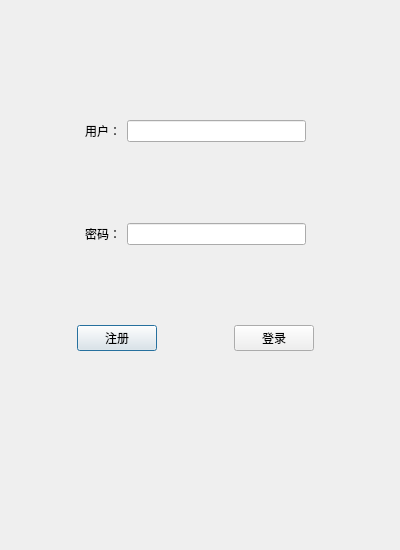
<?xml version="1.0" encoding="UTF-8"?>
<ui version="4.0">
 <class>Login</class>
 <widget class="QDialog" name="Login">
  <property name="geometry">
   <rect>
    <x>0</x>
    <y>0</y>
    <width>400</width>
    <height>550</height>
   </rect>
  </property>
  <property name="minimumSize">
   <size>
    <width>400</width>
    <height>550</height>
   </size>
  </property>
  <property name="windowTitle">
   <string>Login</string>
  </property>
  <widget class="QWidget" name="">
   <property name="geometry">
    <rect>
     <x>0</x>
     <y>40</y>
     <width>391</width>
     <height>391</height>
    </rect>
   </property>
   <layout class="QVBoxLayout" name="verticalLayout">
    <property name="leftMargin">
     <number>5</number>
    </property>
    <property name="topMargin">
     <number>5</number>
    </property>
    <property name="rightMargin">
     <number>5</number>
    </property>
    <property name="bottomMargin">
     <number>5</number>
    </property>
    <item>
     <spacer name="verticalSpacer_3">
      <property name="orientation">
       <enum>Qt::Vertical</enum>
      </property>
      <property name="sizeHint" stdset="0">
       <size>
        <width>20</width>
        <height>40</height>
       </size>
      </property>
     </spacer>
    </item>
    <item>
     <layout class="QHBoxLayout" name="horizontalLayout">
      <item>
       <spacer name="horizontalSpacer_2">
        <property name="orientation">
         <enum>Qt::Horizontal</enum>
        </property>
        <property name="sizeType">
         <enum>QSizePolicy::Fixed</enum>
        </property>
        <property name="sizeHint" stdset="0">
         <size>
          <width>80</width>
          <height>20</height>
         </size>
        </property>
       </spacer>
      </item>
      <item>
       <widget class="QLabel" name="label">
        <property name="text">
         <string>用户：</string>
        </property>
       </widget>
      </item>
      <item>
       <widget class="QLineEdit" name="lineEdit"/>
      </item>
      <item>
       <spacer name="horizontalSpacer">
        <property name="orientation">
         <enum>Qt::Horizontal</enum>
        </property>
        <property name="sizeType">
         <enum>QSizePolicy::Fixed</enum>
        </property>
        <property name="sizeHint" stdset="0">
         <size>
          <width>80</width>
          <height>20</height>
         </size>
        </property>
       </spacer>
      </item>
     </layout>
    </item>
    <item>
     <spacer name="verticalSpacer_2">
      <property name="orientation">
       <enum>Qt::Vertical</enum>
      </property>
      <property name="sizeHint" stdset="0">
       <size>
        <width>20</width>
        <height>40</height>
       </size>
      </property>
     </spacer>
    </item>
    <item>
     <layout class="QHBoxLayout" name="horizontalLayout_2">
      <item>
       <spacer name="horizontalSpacer_3">
        <property name="orientation">
         <enum>Qt::Horizontal</enum>
        </property>
        <property name="sizeType">
         <enum>QSizePolicy::Fixed</enum>
        </property>
        <property name="sizeHint" stdset="0">
         <size>
          <width>80</width>
          <height>20</height>
         </size>
        </property>
       </spacer>
      </item>
      <item>
       <widget class="QLabel" name="label_2">
        <property name="text">
         <string>密码：</string>
        </property>
       </widget>
      </item>
      <item>
       <widget class="QLineEdit" name="lineEdit_2"/>
      </item>
      <item>
       <spacer name="horizontalSpacer_4">
        <property name="orientation">
         <enum>Qt::Horizontal</enum>
        </property>
        <property name="sizeType">
         <enum>QSizePolicy::Fixed</enum>
        </property>
        <property name="sizeHint" stdset="0">
         <size>
          <width>80</width>
          <height>20</height>
         </size>
        </property>
       </spacer>
      </item>
     </layout>
    </item>
    <item>
     <spacer name="verticalSpacer">
      <property name="orientation">
       <enum>Qt::Vertical</enum>
      </property>
      <property name="sizeHint" stdset="0">
       <size>
        <width>20</width>
        <height>40</height>
       </size>
      </property>
     </spacer>
    </item>
    <item>
     <layout class="QHBoxLayout" name="horizontalLayout_3">
      <item>
       <spacer name="horizontalSpacer_5">
        <property name="orientation">
         <enum>Qt::Horizontal</enum>
        </property>
        <property name="sizeHint" stdset="0">
         <size>
          <width>40</width>
          <height>20</height>
         </size>
        </property>
       </spacer>
      </item>
      <item>
       <widget class="QPushButton" name="pushButton_2">
        <property name="text">
         <string>注册</string>
        </property>
       </widget>
      </item>
      <item>
       <spacer name="horizontalSpacer_7">
        <property name="orientation">
         <enum>Qt::Horizontal</enum>
        </property>
        <property name="sizeHint" stdset="0">
         <size>
          <width>40</width>
          <height>20</height>
         </size>
        </property>
       </spacer>
      </item>
      <item>
       <widget class="QPushButton" name="pushButton">
        <property name="text">
         <string>登录</string>
        </property>
       </widget>
      </item>
      <item>
       <spacer name="horizontalSpacer_6">
        <property name="orientation">
         <enum>Qt::Horizontal</enum>
        </property>
        <property name="sizeHint" stdset="0">
         <size>
          <width>40</width>
          <height>20</height>
         </size>
        </property>
       </spacer>
      </item>
     </layout>
    </item>
    <item>
     <spacer name="verticalSpacer_4">
      <property name="orientation">
       <enum>Qt::Vertical</enum>
      </property>
      <property name="sizeHint" stdset="0">
       <size>
        <width>20</width>
        <height>40</height>
       </size>
      </property>
     </spacer>
    </item>
   </layout>
  </widget>
 </widget>
 <resources/>
 <connections/>
</ui>
